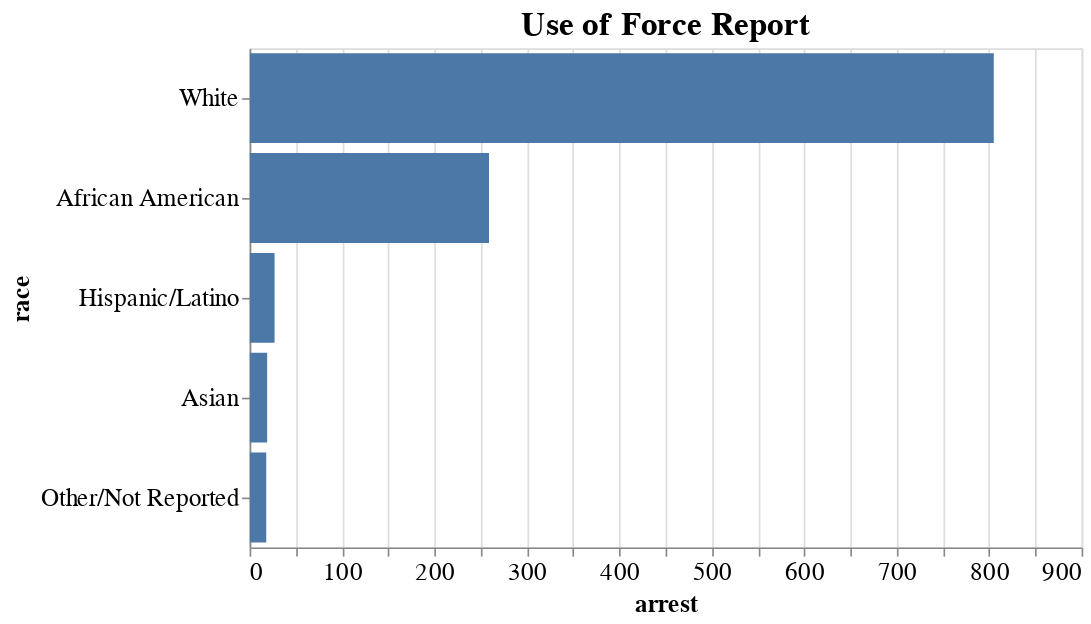

Notebook cell for this chart:
### Code cell
# After some rough number crunching I was able to find that approximately 11.51% of the 
# African American population (2250) could have been arrested within 2012-2018 (under 
# the huge assumption that no one was arrested twice) compared to approximately 1.98% of the
# White population (40500). (*Numbers need to be double checked! I assumed the Burlington 
# population was a steady 45,000 people throughout the time period.)
alt.Chart(race).mark_bar().encode(
    x=alt.X('arrest',),
    y=alt.Y('race:N', sort='-x'),
    tooltip=alt.Tooltip(['arrest:Q'], format='.2f')
).properties(
    title='Use of Force Report',
    width=500,
    height=300,
).configure_title(
    fontSize=20
).configure_axis(
    labelFontSize=15,
    titleFontSize=15
).interactive()

### Figure 1 — Vega-Lite specification as saved in the notebook (floating-point values rounded to 4 significant figures)
{"config": {"view": {"continuousWidth": 400, "continuousHeight": 300}, "axis": {"labelFontSize": 15, "titleFontSize": 15}, "title": {"fontSize": 20}}, "data": {"name": "data-bce1e7fa420d52acb4fcc7c77c2b483e"}, "mark": "bar", "encoding": {"tooltip": [{"type": "quantitative", "field": "arrest", "format": ".2f"}], "x": {"type": "quantitative", "field": "arrest"}, "y": {"type": "nominal", "field": "race", "sort": "-x"}}, "height": 300, "selection": {"selector116": {"type": "interval", "bind": "scales", "encodings": ["x", "y"]}}, "title": "Use of Force Report", "width": 500, "$schema": "https://vega.github.io/schema/vega-lite/v4.8.1.json", "datasets": {"data-bce1e7fa420d52acb4fcc7c77c2b483e": [{"race": "African American", "officers_involved": 575, "age": 12810.0, "subject_mh": 97.0, "subject_alcohol": 137.0, "subject_drug": 40.0, "physical_emptyhand": 199.0, "oc_spray_display": 8.0, "oc_spray": 58.0, "taser_display": 27.0, "taser": 17.0, "firearm_pointed": 153.0, "firearm_fired": 0.0, "sub_refused_commands": 122.0, "sub_walk_ran": 36.0, "sub_threats": 29.0, "sub_escape": 51.0, "sub_assault_cues": 42.0, "sub_passive": 77.0, "sub_active": 170.0, "sub_assaultive": 77.0, "sub_used_weapon": 7.0, "arrest": 259.0, "officer_injured": 45.0, "subject_injured": 51.0}, {"race": "Asian", "officers_involved": 58, "age": 1375.0, "subject_mh": 18.0, "subject_alcohol": 23.0, "subject_drug": 1.0, "physical_emptyhand": 28.0, "oc_spray_display": 1.0, "oc_spray": 9.0, "taser_display": 4.0, "taser": 1.0, "firearm_pointed": 11.0, "firearm_fired": 0.0, "sub_refused_commands": 14.0, "sub_walk_ran": 2.0, "sub_threats": 5.0, "sub_escape": 7.0, "sub_assault_cues": 7.0, "sub_passive": 8.0, "sub_active": 21.0, "sub_assaultive": 8.0, "sub_used_weapon": 1.0, "arrest": 19.0, "officer_injured": 4.0, "subject_injured": 3.0}, {"race": "Hispanic/Latino", "officers_involved": 67, "age": 1433.0, "subject_mh": 14.0, "subject_alcohol": 26.0, "subject_drug": 2.0, "physical_emptyhand": 25.0, "oc_spray_display": 4.0, "oc_spray": 9.0, "taser_display": 3.0, "taser": 3.0, "firearm_pointed": 9.0, "firearm_fired": 0.0, "sub_refused_commands": 16.0, "sub_walk_ran": 3.0, "sub_threats": 6.0, "sub_escape": 6.0, "sub_assault_cues": 6.0, "sub_passive": 10.0, "sub_active": 26.0, "sub_assaultive": 11.0, "sub_used_weapon": 2.0, "arrest": 27.0, "officer_injured": 5.0, "subject_injured": 10.0}, {"race": "Other/Not Reported", "officers_involved": 52, "age": 1131.0, "subject_mh": 15.0, "subject_alcohol": 17.0, "subject_drug": 3.0, "physical_emptyhand": 20.0, "oc_spray_display": 1.0, "oc_spray": 7.0, "taser_display": 4.0, "taser": 3.0, "firearm_pointed": 12.0, "firearm_fired": 0.0, "sub_refused_commands": 11.0, "sub_walk_ran": 4.0, "sub_threats": 3.0, "sub_escape": 1.0, "sub_assault_cues": 5.0, "sub_passive": 5.0, "sub_active": 16.0, "sub_assaultive": 12.0, "sub_used_weapon": 2.0, "arrest": 18.0, "officer_injured": 7.0, "subject_injured": 5.0}, {"race": "White", "officers_involved": 1939, "age": 49360.0, "subject_mh": 666.0, "subject_alcohol": 693.0, "subject_drug": 172.0, "physical_emptyhand": 877.0, "oc_spray_display": 63.0, "oc_spray": 221.0, "taser_display": 113.0, "taser": 43.0, "firearm_pointed": 346.0, "firearm_fired": 3.0, "sub_refused_commands": 478.0, "sub_walk_ran": 119.0, "sub_threats": 162.0, "sub_escape": 204.0, "sub_assault_cues": 188.0, "sub_passive": 336.0, "sub_active": 748.0, "sub_assaultive": 293.0, "sub_used_weapon": 33.0, "arrest": 805.0, "officer_injured": 145.0, "subject_injured": 258.0}]}}
